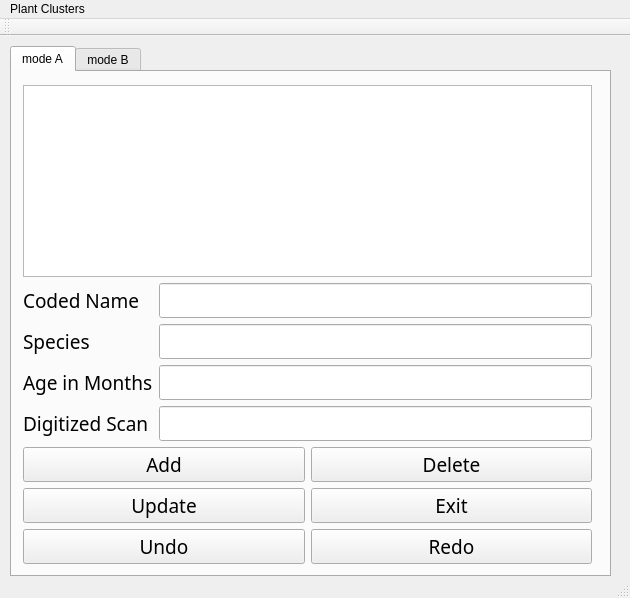
<?xml version="1.0" encoding="UTF-8"?>
<ui version="4.0">
 <class>lab10_oopClass</class>
 <widget class="QMainWindow" name="lab10_oopClass">
  <property name="geometry">
   <rect>
    <x>0</x>
    <y>0</y>
    <width>630</width>
    <height>598</height>
   </rect>
  </property>
  <property name="windowTitle">
   <string>lab10_oop</string>
  </property>
  <widget class="QWidget" name="centralWidget">
   <widget class="QTabWidget" name="tabWidget">
    <property name="geometry">
     <rect>
      <x>10</x>
      <y>10</y>
      <width>601</width>
      <height>531</height>
     </rect>
    </property>
    <property name="currentIndex">
     <number>0</number>
    </property>
    <widget class="QWidget" name="tab_3">
     <attribute name="title">
      <string>mode A</string>
     </attribute>
     <widget class="QWidget" name="">
      <property name="geometry">
       <rect>
        <x>0</x>
        <y>2</y>
        <width>591</width>
        <height>501</height>
       </rect>
      </property>
      <layout class="QVBoxLayout" name="verticalLayout">
       <item>
        <widget class="QListWidget" name="plantsListWidget">
         <property name="font">
          <font>
           <family>Thames</family>
           <pointsize>14</pointsize>
          </font>
         </property>
        </widget>
       </item>
       <item>
        <layout class="QFormLayout" name="formLayout">
         <item row="0" column="0">
          <widget class="QLabel" name="label">
           <property name="font">
            <font>
             <family>Thames</family>
             <pointsize>14</pointsize>
            </font>
           </property>
           <property name="text">
            <string>Coded Name</string>
           </property>
          </widget>
         </item>
         <item row="0" column="1">
          <widget class="QLineEdit" name="codedNameLineEdit">
           <property name="font">
            <font>
             <family>Thames</family>
             <pointsize>14</pointsize>
            </font>
           </property>
          </widget>
         </item>
         <item row="1" column="0">
          <widget class="QLabel" name="label_2">
           <property name="font">
            <font>
             <family>Thames</family>
             <pointsize>14</pointsize>
            </font>
           </property>
           <property name="text">
            <string>Species</string>
           </property>
          </widget>
         </item>
         <item row="1" column="1">
          <widget class="QLineEdit" name="speciesLineEdit">
           <property name="font">
            <font>
             <family>Thames</family>
             <pointsize>14</pointsize>
            </font>
           </property>
          </widget>
         </item>
         <item row="2" column="0">
          <widget class="QLabel" name="label_3">
           <property name="font">
            <font>
             <family>Thames</family>
             <pointsize>14</pointsize>
            </font>
           </property>
           <property name="text">
            <string>Age in Months</string>
           </property>
          </widget>
         </item>
         <item row="2" column="1">
          <widget class="QLineEdit" name="ageInMonthsLineEdit">
           <property name="font">
            <font>
             <family>Thames</family>
             <pointsize>14</pointsize>
            </font>
           </property>
          </widget>
         </item>
         <item row="3" column="0">
          <widget class="QLabel" name="label_4">
           <property name="font">
            <font>
             <family>Thames</family>
             <pointsize>14</pointsize>
            </font>
           </property>
           <property name="text">
            <string>Digitized Scan</string>
           </property>
          </widget>
         </item>
         <item row="3" column="1">
          <widget class="QLineEdit" name="digitizedScanLineEdit">
           <property name="font">
            <font>
             <family>Thames</family>
             <pointsize>14</pointsize>
            </font>
           </property>
          </widget>
         </item>
        </layout>
       </item>
       <item>
        <layout class="QGridLayout" name="gridLayout">
         <item row="0" column="0">
          <widget class="QPushButton" name="addButton">
           <property name="font">
            <font>
             <family>Thames</family>
             <pointsize>14</pointsize>
            </font>
           </property>
           <property name="text">
            <string>Add</string>
           </property>
          </widget>
         </item>
         <item row="0" column="1">
          <widget class="QPushButton" name="deleteButton">
           <property name="font">
            <font>
             <family>Thames</family>
             <pointsize>14</pointsize>
            </font>
           </property>
           <property name="text">
            <string>Delete</string>
           </property>
          </widget>
         </item>
         <item row="1" column="0">
          <widget class="QPushButton" name="updateButton">
           <property name="font">
            <font>
             <family>Thames</family>
             <pointsize>14</pointsize>
            </font>
           </property>
           <property name="text">
            <string>Update</string>
           </property>
          </widget>
         </item>
         <item row="1" column="1">
          <widget class="QPushButton" name="exitButton">
           <property name="font">
            <font>
             <family>Thames</family>
             <pointsize>14</pointsize>
            </font>
           </property>
           <property name="text">
            <string>Exit</string>
           </property>
          </widget>
         </item>
         <item row="2" column="0">
          <widget class="QPushButton" name="undo_pushButton">
           <property name="font">
            <font>
             <family>Thames</family>
             <pointsize>14</pointsize>
            </font>
           </property>
           <property name="text">
            <string>Undo</string>
           </property>
          </widget>
         </item>
         <item row="2" column="1">
          <widget class="QPushButton" name="redo_pushButton">
           <property name="font">
            <font>
             <family>Thames</family>
             <pointsize>14</pointsize>
            </font>
           </property>
           <property name="text">
            <string>Redo</string>
           </property>
          </widget>
         </item>
        </layout>
       </item>
      </layout>
     </widget>
    </widget>
    <widget class="QWidget" name="tab_4">
     <attribute name="title">
      <string>mode B</string>
     </attribute>
     <widget class="QWidget" name="layoutWidget">
      <property name="geometry">
       <rect>
        <x>4</x>
        <y>2</y>
        <width>591</width>
        <height>501</height>
       </rect>
      </property>
      <layout class="QVBoxLayout" name="verticalLayout_6">
       <item>
        <layout class="QHBoxLayout" name="horizontalLayout_3">
         <item>
          <widget class="QListWidget" name="mylistListWidget">
           <property name="font">
            <font>
             <family>Thames</family>
             <pointsize>14</pointsize>
            </font>
           </property>
          </widget>
         </item>
         <item>
          <widget class="QListWidget" name="filteredListWidget">
           <property name="font">
            <font>
             <family>Thames</family>
             <pointsize>14</pointsize>
            </font>
           </property>
          </widget>
         </item>
        </layout>
       </item>
       <item>
        <layout class="QFormLayout" name="formLayout_2">
         <item row="0" column="0">
          <widget class="QLabel" name="label_5">
           <property name="font">
            <font>
             <family>Thames</family>
             <pointsize>14</pointsize>
            </font>
           </property>
           <property name="text">
            <string>Coded Name</string>
           </property>
          </widget>
         </item>
         <item row="0" column="1">
          <widget class="QLineEdit" name="codedNameAsisstantlineEdit">
           <property name="font">
            <font>
             <family>Thames</family>
             <pointsize>14</pointsize>
            </font>
           </property>
          </widget>
         </item>
         <item row="1" column="0">
          <widget class="QLabel" name="label_6">
           <property name="font">
            <font>
             <family>Thames</family>
             <pointsize>14</pointsize>
            </font>
           </property>
           <property name="text">
            <string>Species</string>
           </property>
          </widget>
         </item>
         <item row="1" column="1">
          <widget class="QLineEdit" name="speciesAsisstantlineEdit">
           <property name="font">
            <font>
             <family>Thames</family>
             <pointsize>14</pointsize>
            </font>
           </property>
          </widget>
         </item>
         <item row="2" column="0">
          <widget class="QLabel" name="label_7">
           <property name="font">
            <font>
             <family>Thames</family>
             <pointsize>14</pointsize>
            </font>
           </property>
           <property name="text">
            <string>Age in Months</string>
           </property>
          </widget>
         </item>
         <item row="2" column="1">
          <widget class="QLineEdit" name="ageInMonthsAsisstantlineEdit">
           <property name="font">
            <font>
             <family>Thames</family>
             <pointsize>14</pointsize>
            </font>
           </property>
          </widget>
         </item>
         <item row="3" column="0">
          <widget class="QLabel" name="label_8">
           <property name="font">
            <font>
             <family>Thames</family>
             <pointsize>14</pointsize>
            </font>
           </property>
           <property name="text">
            <string>Digitized Scan</string>
           </property>
          </widget>
         </item>
         <item row="3" column="1">
          <widget class="QLineEdit" name="digitizedScanAsisstantlineEdit">
           <property name="font">
            <font>
             <family>Thames</family>
             <pointsize>14</pointsize>
            </font>
           </property>
          </widget>
         </item>
        </layout>
       </item>
       <item>
        <layout class="QHBoxLayout" name="horizontalLayout_2">
         <item>
          <layout class="QVBoxLayout" name="verticalLayout_4">
           <item>
            <widget class="QPushButton" name="saveButton">
             <property name="font">
              <font>
               <family>Thames</family>
               <pointsize>14</pointsize>
              </font>
             </property>
             <property name="text">
              <string>Save</string>
             </property>
            </widget>
           </item>
           <item>
            <widget class="QPushButton" name="filterButton">
             <property name="font">
              <font>
               <family>Thames</family>
               <pointsize>14</pointsize>
              </font>
             </property>
             <property name="text">
              <string>Filter</string>
             </property>
            </widget>
           </item>
           <item>
            <widget class="QPushButton" name="openButton">
             <property name="font">
              <font>
               <family>Thames</family>
               <pointsize>14</pointsize>
              </font>
             </property>
             <property name="text">
              <string>Open</string>
             </property>
            </widget>
           </item>
          </layout>
         </item>
         <item>
          <layout class="QVBoxLayout" name="verticalLayout_5">
           <item>
            <widget class="QPushButton" name="nextButton">
             <property name="font">
              <font>
               <family>Thames</family>
               <pointsize>14</pointsize>
              </font>
             </property>
             <property name="text">
              <string>Next</string>
             </property>
            </widget>
           </item>
           <item>
            <widget class="QPushButton" name="mylist_pushButton">
             <property name="font">
              <font>
               <family>Thames</family>
               <pointsize>14</pointsize>
              </font>
             </property>
             <property name="text">
              <string>My List</string>
             </property>
            </widget>
           </item>
           <item>
            <widget class="QPushButton" name="exitAsisstantButton">
             <property name="font">
              <font>
               <family>Thames</family>
               <pointsize>14</pointsize>
              </font>
             </property>
             <property name="text">
              <string>Exit</string>
             </property>
            </widget>
           </item>
          </layout>
         </item>
        </layout>
       </item>
      </layout>
     </widget>
    </widget>
   </widget>
  </widget>
  <widget class="QMenuBar" name="menuBar">
   <property name="geometry">
    <rect>
     <x>0</x>
     <y>0</y>
     <width>630</width>
     <height>21</height>
    </rect>
   </property>
   <widget class="QMenu" name="menuPlant_Clusters">
    <property name="title">
     <string>Plant Clusters</string>
    </property>
   </widget>
   <addaction name="menuPlant_Clusters"/>
  </widget>
  <widget class="QToolBar" name="mainToolBar">
   <attribute name="toolBarArea">
    <enum>TopToolBarArea</enum>
   </attribute>
   <attribute name="toolBarBreak">
    <bool>false</bool>
   </attribute>
  </widget>
  <widget class="QStatusBar" name="statusBar"/>
 </widget>
 <layoutdefault spacing="6" margin="11"/>
 <resources>
  <include location="lab10_oop.qrc"/>
 </resources>
 <connections/>
</ui>
